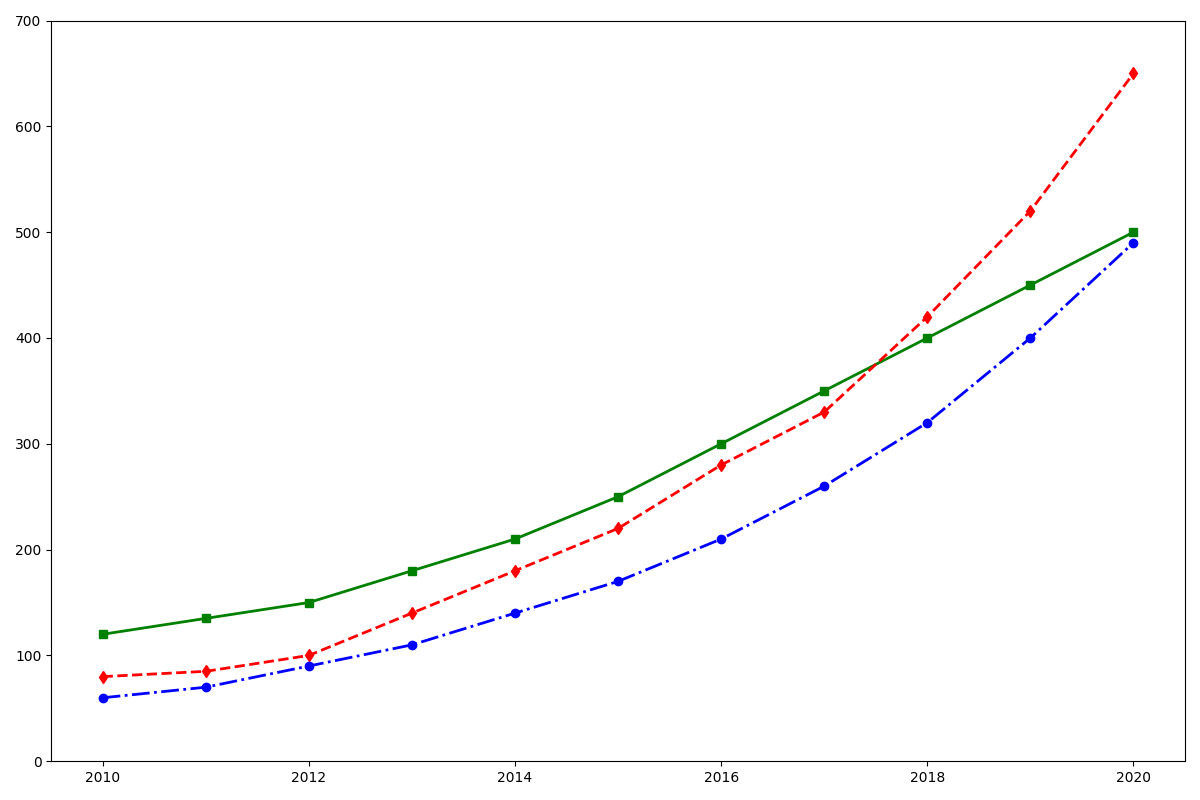

Reproduce this figure in Python.
import matplotlib.pyplot as plt
import numpy as np

years = np.arange(2010, 2021)

techcorp_stocks = [120, 135, 150, 180, 210, 250, 300, 350, 400, 450, 500]
innovateinc_stocks = [80, 85, 100, 140, 180, 220, 280, 330, 420, 520, 650]
futuresystems_stocks = [60, 70, 90, 110, 140, 170, 210, 260, 320, 400, 490]

plt.figure(figsize=(12, 8))

plt.plot(years, techcorp_stocks, color='green', marker='s', linewidth=2, linestyle='-')
plt.plot(years, innovateinc_stocks, color='red', marker='d', linewidth=2, linestyle='--')
plt.plot(years, futuresystems_stocks, color='blue', marker='o', linewidth=2, linestyle='-.')

plt.ylim(0, 700)

plt.tight_layout()

plt.show()
